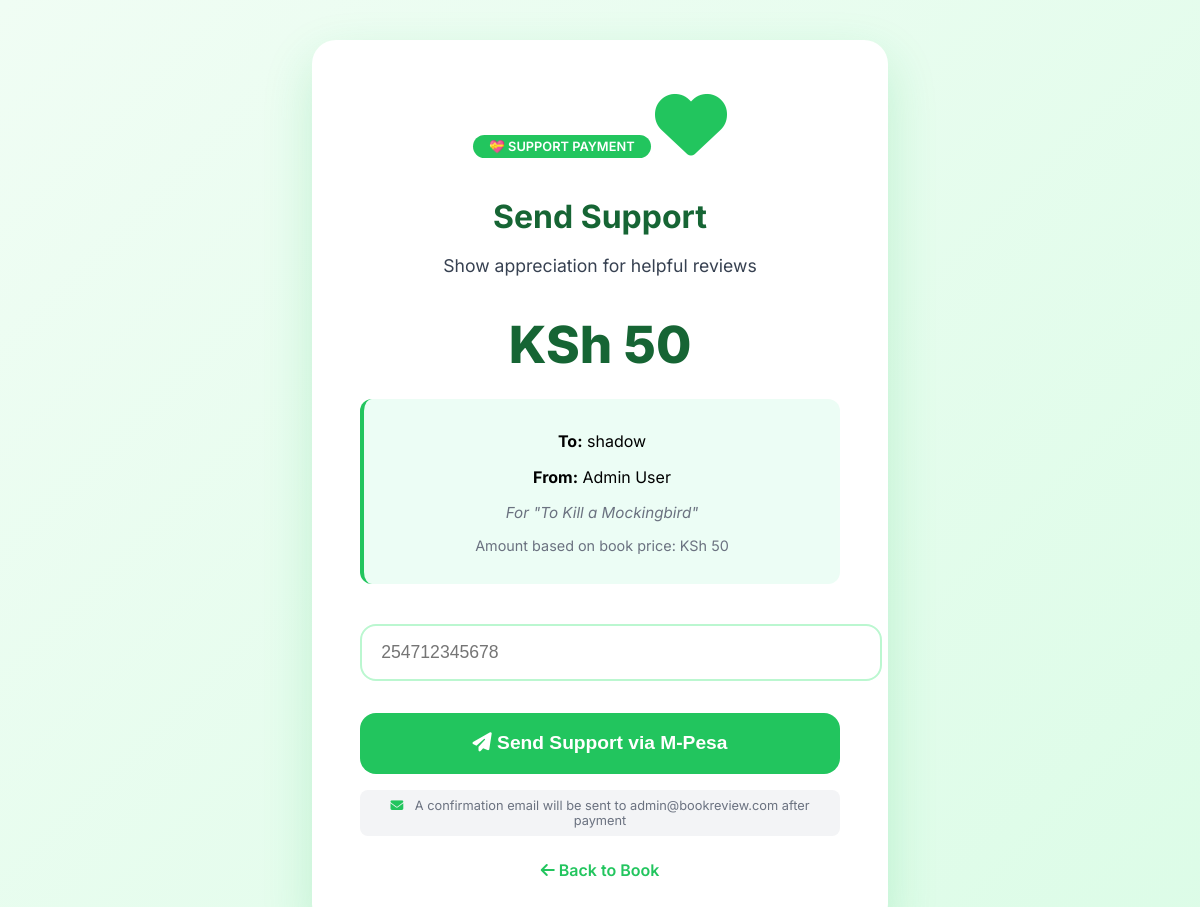
The app's page /payments/pay.php?reviewer_id=2&book_id=2 (signed in) with its own data.
### tables this page shows
CREATE TABLE `books` (
  `book_id` int(11) NOT NULL,
  `title` varchar(255) NOT NULL,
  `author` varchar(100) NOT NULL,
  `description` text DEFAULT NULL,
  `cover_image` varchar(255) DEFAULT NULL,
  `year` int(11) DEFAULT NULL,
  `category` varchar(50) DEFAULT NULL,
  `created_at` timestamp NOT NULL DEFAULT current_timestamp(),
  `price` decimal(10,2) DEFAULT 0.00
);

CREATE TABLE `users` (
  `user_id` int(11) NOT NULL,
  `name` varchar(100) NOT NULL,
  `email` varchar(100) NOT NULL,
  `phone_number` varchar(15) DEFAULT NULL,
  `password` varchar(255) NOT NULL,
  `role` enum('user','admin') DEFAULT 'user',
  `created_at` timestamp NOT NULL DEFAULT current_timestamp()
);

### payments/pay.php (the view, shortened to what this page needs)
<?php
require_once '../config/db.php';
$paymentType = 'support';
$supportAmount = 50;
$bookId = 0;
$orderId = 0;
$recipientName = "the reviewer";
$senderName = $_SESSION['name'] ?? "User";
$bookTitle = "Book Review";
if (isset($_GET['order_id']) && isset($_GET['book_id']) && isset($_GET['amount'])) {
    $paymentType = 'order';
    $orderId = (int)$_GET['order_id'];
    $bookId = (int)$_GET['book_id'];
    $supportAmount = (float)$_GET['amount'];
    $stmt = $pdo->prepare("
        SELECT o.*, b.title, b.price
        FROM orders o
        JOIN sales s ON o.id = s.order_id
        JOIN books b ON s.product_id = b.book_id
        WHERE o.id = ? AND o.user_id = ?
    ");
    $stmt->execute([$orderId, $_SESSION['user_id']]);
    $order = $stmt->fetch();
    if ($order) {
        $bookTitle = $order['title'];
        $recipientName = "Order #$orderId";
    } else {
        header('Location: ../orders/my_orders.php');
        exit();
    }
}
else if (isset($_GET['reviewer_id']) && isset($_GET['book_id'])) {
    $supportToUserId = (int)$_GET['reviewer_id'];
    $bookId = (int)$_GET['book_id'];
    $stmt = $pdo->prepare("SELECT title, price FROM books WHERE book_id = ?");
    $stmt->execute([$bookId]);
    if ($book = $stmt->fetch()) {
        $bookTitle = $book['title'];
        $supportAmount = max(50, (int)$book['price']);
    }
    $stmt = $pdo->prepare("SELECT name FROM users WHERE user_id = ?");
    $stmt->execute([$supportToUserId]);
    if ($user = $stmt->fetch()) {
        $recipientName = $user['name'];
    }
} else {
    header('Location: ../index.php');
    exit();
}
$phone = '';
$success = false;
?>
<!DOCTYPE html>
<html lang="en">
<head>
    <link rel="stylesheet" href="https://cdnjs.cloudflare.com/ajax/libs/font-awesome/6.4.0/css/all.min.css">
</head>
<body>
<div class="card">
    <?php if ($success): ?>
        <div class="success-box">
            <i class="fas fa-check-circle icon"></i>
            <h2><?php echo $paymentType == 'order' ? 'Payment Request Sent!' : 'Support Request Sent!'; ?></h2>
            <p><strong>KSh <?= number_format($supportAmount) ?></strong> request sent to your phone</p>
            <p>Please complete the payment with your M-Pesa PIN</p>
            <div class="email-notice">
                <i class="fas fa-envelope"></i>
                A confirmation email has been sent to your registered email address.
            </div>
            <?php if($paymentType == 'order'): ?>
                <p style="margin-top: 1rem; font-size: 0.9rem;">Order #<?= $orderId ?> will be processed after payment confirmation</p>
            <?php endif; ?>
            <div class="back">
                Redirecting in <span id="countdown">3</span> seconds...
            </div>
        </div>
        <script>
            let seconds = 3;
            const countdown = document.getElementById('countdown');
            const timer = setInterval(() => {
                seconds--;
                countdown.textContent = seconds;
                if (seconds <= 0) {
                    clearInterval(timer);
                    window.location.href = "<?php echo $paymentType == 'order' ? '../orders/my_orders.php' : '../books/view.php?id=' . $bookId; ?>";
                }
            }, 1000);
        </script>
    <?php else: ?>
        <div class="payment-badge">
            <?php echo $paymentType == 'order' ? '📦 ORDER PAYMENT' : '💝 SUPPORT PAYMENT'; ?>
        </div>
        <i class="fas fa-<?php echo $paymentType == 'order' ? 'shopping-cart' : 'heart'; ?> icon"></i>
        <h1><?php echo $paymentType == 'order' ? 'Complete Payment' : 'Send Support'; ?></h1>
        <div class="message">
            <?php echo $paymentType == 'order' ? 'Complete your order payment securely with M-Pesa' : 'Show appreciation for helpful reviews'; ?>
        </div>
        <div class="amount">KSh <?= number_format($supportAmount) ?></div>
        <div class="recipient-info">
            <?php if($paymentType == 'order'): ?>
                <p><strong>Order #:</strong> <?= $orderId ?></p>
            <?php else: ?>
                <p><strong>To:</strong> <?= htmlspecialchars($recipientName) ?></p>
            <?php endif; ?>
            <p><strong>From:</strong> <?= htmlspecialchars($senderName) ?></p>
            <p class="book-reference">For "<?= htmlspecialchars($bookTitle) ?>"</p>
            <?php if($paymentType == 'order'): ?>
                <p class="price-note">Order amount: KSh <?= number_format($supportAmount) ?></p>
            <?php else: ?>
                <p class="price-note">Amount based on book price: KSh <?= number_format($supportAmount) ?></p>
            <?php endif; ?>
        </div>
        <form method="POST">
            <input type="text"
                   name="phone"
                   value="<?= htmlspecialchars($phone) ?>"
                   placeholder="254712345678"
                   required
                   pattern="2547[0-9]{8}"
                   title="Enter your M-Pesa number starting with 2547"
                   oninput="this.value = this.value.replace(/\D/g,'').substring(0,12); if(!this.value.startsWith('254')) this.value='254'+this.value.slice(3);">
            <button type="submit">
                <i class="fas fa-<?php echo $paymentType == 'order' ? 'shopping-cart' : 'paper-plane'; ?>"></i>
                <?php echo $paymentType == 'order' ? 'Pay via M-Pesa' : 'Send Support via M-Pesa'; ?>
            </button>
        </form>
        <div class="email-notice">
            <i class="fas fa-envelope"></i>
            A confirmation email will be sent to <?= htmlspecialchars($_SESSION['email'] ?? 'your email') ?> after payment
        </div>
        <div class="back" style="margin-top: 1.5rem;">
            <a href="<?php echo $paymentType == 'order' ? '../orders/my_orders.php' : '../books/view.php?id=' . $bookId; ?>">
                <i class="fas fa-arrow-left"></i>
                Back to <?php echo $paymentType == 'order' ? 'My Orders' : 'Book'; ?>
            </a>
        </div>
    <?php endif; ?>
</div>
</body>
</html>

### records on screen
books: price "50", title "To Kill a Mockingbird"
users: name "shadow"

### other values on screen
$senderName "Admin User"
$_SESSION['email'] "admin@bookreview.com"
